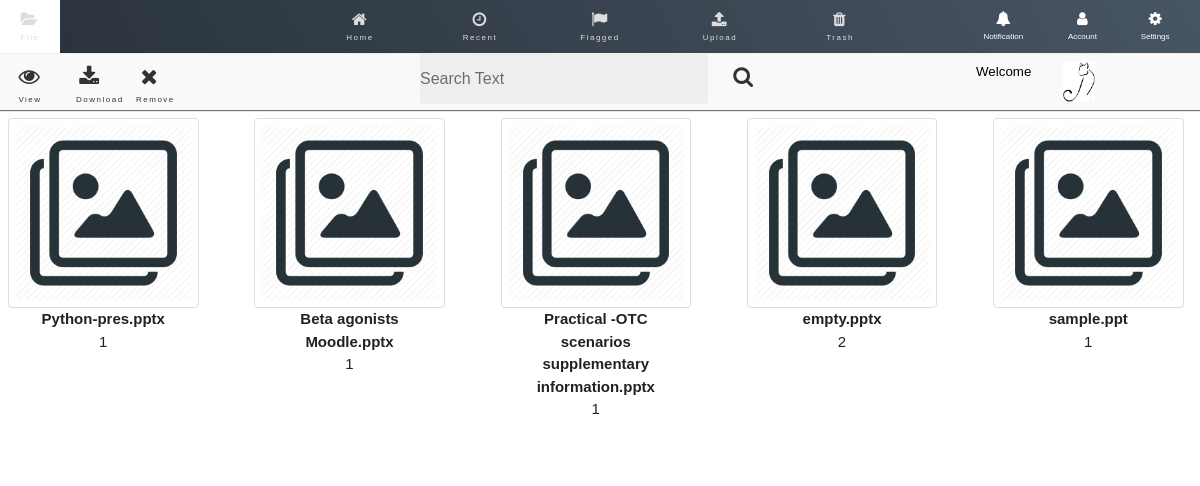
The page /?/Welcome/summon/recent on the database its author committed.
### tables this page shows
CREATE TABLE `wc_file` (
  `id` int(11) NOT NULL AUTO_INCREMENT,
  `name` varchar(256) NOT NULL,
  `extension` varchar(5) NOT NULL,
  `location` varchar(256) DEFAULT '',
  `created` datetime DEFAULT CURRENT_TIMESTAMP,
  `modified` datetime DEFAULT CURRENT_TIMESTAMP,
  `fsize` int(11) NOT NULL,
  `flag` int(11) NOT NULL DEFAULT '1',
  `member` int(11) NOT NULL,
  `active` tinyint(2) DEFAULT '1',
  `thumbnail` int(11) DEFAULT '1',
  `author` varchar(100) DEFAULT NULL,
  `category` varchar(100) DEFAULT NULL,
  `contentype` varchar(100) DEFAULT NULL,
  PRIMARY KEY (`id`),
  KEY `flag` (`flag`),
  KEY `member` (`member`)
);

### sites/controller/welcome.php (called while the page is built, shortened)
<?php
class Welcome extends \Epiqworx\Concrete\Controller
{
	function summon($option) {
		$this->render();
	}
}
?>

### epiqworx/concrete/router.php (called while the page is built, shortened)
<?php
class Router {
    private $controller = '';
    private $method = '';
    private $params = [];
    function __construct() {
        $url = $this->uri();
        if (count($url) == 0) {
            $this->controller = WEBDFLTCLASS;
            $this->method = WEBDFLTMETHOD;
            $this->controller = new $this->controller();
        } else {
            $this->controller = new $this->controller();
            unset($url[0]);
            unset($url[1]);
            $this->params = $url ? array_values($url) : [];
        }
        call_user_func_array([$this->controller, $this->method], $this->params);
    }
    private function uri() {
        $uri = explode("/", $this->getRequest());
        if ($uri[0] === NULL | $uri[0] === "" | $uri[0] === "/") {
            unset($uri[0]);
        }
        $uri = array_values($uri);
        return array_values($uri);
    }
    private function setFileClass($classObj) {
        if (is_readable(WEBCONTROLLER . strtolower($classObj) . '.php')) {
            $this->controller = $classObj;
        } else {
            \Epiqworx\Abstraction\Glitch::e404("Class : " . $classObj . " Does Not Exist <br>");
        }
    }
    private function setMethod($classObj, $method) {
        if (!is_null($method)) {
            if (method_exists($classObj, $method)) {
                $this->method = $method;
            } else {
               \Epiqworx\Abstraction\Glitch::e404("Method : " . $method . " Does Not Exist <br>");
            }
        } else {
           \Epiqworx\Abstraction\Glitch::e404("Method : " . $method . " Is Not Set <br>");
        }
    }
    private function getRequest() {
        $urlArray = explode("?", filter_var($_SERVER["REQUEST_URI"], FILTER_SANITIZE_URL));
        if(!isset($urlArray[1])) { return ''; }
        else { return $urlArray[1]; }
    }
}
?>

### index.php (called while the page is built, shortened)
<?php
new Epiqworx\Concrete\Router();
?>

### epiqworx/abstraction/dbhandler.php (called while the page is built, shortened)
<?php
abstract class DBHandler {
	private static $connection;
    private static function GetConnection() {
        self::$connection = mysqli_connect('localhost', 'root', '');
		return self::$connection;
    }
    public static function DQLi($sql, $params = null) {
        try {
            $conn = self::GetConnection();
            $stmt = mysqli_query($conn, $sql);
            $rslt = array();
                while($result = mysqli_fetch_assoc($stmt)){
                    $rslt[] = $result;
                }
            return $rslt;
        } catch (Exception $ex) {
            \Epiqworx\Abstraction\Glitch::dberror($ex->getMessage());
        }
    }
}
?>

### sites/view/section/recent.php (the view)
<?php $result = \Epiqworx\Abstraction\DBHandler::DQLi("SELECT id, thumbnail, name, flag FROM wc_file WHERE member = 1 AND active = 1 ORDER BY modified ASC LIMIT 5"); ?>
<?php if(empty($result)) { ?>
<div class="" style="margin: auto; padding-top: 50px;">
  <a href="?/Welcome/summon/home">
  <button class="btn-0" class="width-sm-20" style="font-size: 48pt;">
    <i class="fa fa-clock-o"></i>
    <span class="width-xs-20" style="font-size:22pt">No Recent Files Found <br/> Try Open Your Uploaded Files</span>
  </button>
  </a>
</div>
<?php } else { ?>
    <div class="img-row">
    <?php for($x = 0; $x < count($result); $x++) { ?>
        <div class="column">
            <a href="?/Welcome/summon/home&id=<?php echo $result[$x]['id']; ?>">
                <img src="sites/usr/img/<?= $result[$x]['thumbnail']?>.png" alt="Avatar" style="width:100%">
            </a>
            <div class="container">
                <span class="width-xs-20 txt-c"><b><?php echo $result[$x]['name']?></b></span>
                <p class="width-xs-20 txt-c"><?php echo $result[$x]['flag']?></p>
            </div>
        </div>
    <?php  } ?>
    </div>
    <?php }?>

### sites/usr/css/skeleton.css (style rules this page uses)
* { border: 0; margin: 0; padding: 0; }
html, body { height: 100%; width: 100%; }
.width-xs-20 { width: 100%; }
.container { position: relative; max-width: 960px; margin: 0 auto; padding: 0 20px; box-sizing: border-box; }
.column, .columns { width: 100%; float: left; box-sizing: border-box; }
@media (min-width: 400px) { .container { width: 85%; padding: 0; } }
@media (min-width: 550px) { .container { width: 80%; } }
@media (min-width: 550px) { .column, .columns { margin-left: 4%; } }
@media (min-width: 550px) { .column:first-child, .columns:first-child { margin-left: 0; } }
html { font-size: 62.5%; }
body { font-size: 1.5em; line-height: 1.6; font-weight: 400; font-family: "Raleway", "HelveticaNeue", "Helvetica Neue", Helvetica, Arial, sans-serif; color: #222; }
p { margin-top: 0; }
a { color: #1EAEDB; }
pre, blockquote, dl, figure, table, p, ul, ol, form { margin-bottom: 2.5rem; }
.container:after, .row:after, .u-cf { content: ""; display: table; clear: both; }

### sites/usr/css/w3.css (style rules this page uses)
html { box-sizing:border-box }
*,*:before,*:after { box-sizing:inherit }
html { -ms-text-size-adjust:100%;-webkit-text-size-adjust:100% }
body { margin:0 }
a { background-color:transparent;-webkit-text-decoration-skip:objects }
img { border-style:none }
html,body { font-family:Verdana,sans-serif;font-size:15px;line-height:1.5 }
html { overflow-x:hidden }
img { vertical-align:middle }
a { color:inherit }

### sites/usr/css/custom.css (style rules this page uses)
.txt-c { text-align: center; }

### sites/view/template/header.php (style rules this page uses)
.img-row { display: -ms-flexbox; display: flex; -ms-flex-wrap: wrap; flex-wrap: wrap; padding: 0 4px; }
.column { -ms-flex: 25%; flex: 25%; max-width: 10%; padding: 0 4px; }
.column img { margin-top: 8px; vertical-align: middle; border: 1px solid #ddd; border-radius: 4px; padding: 5px; width: 150px; }
@media screen and (max-width: 1280px) { .column { -ms-flex: 16.66%; flex: 16.66%; max-width: 16.66%; } }

### rows shown on the page
wc_file: name "Python-pres.pptx", flag "1"
wc_file: name "Beta agonists Moodle.pptx", flag "1"
wc_file: name "Practical -OTC scenarios supplementary information.pptx", flag "1"
wc_file: name "empty.pptx", flag "2"
wc_file: name "sample.ppt", flag "1"
